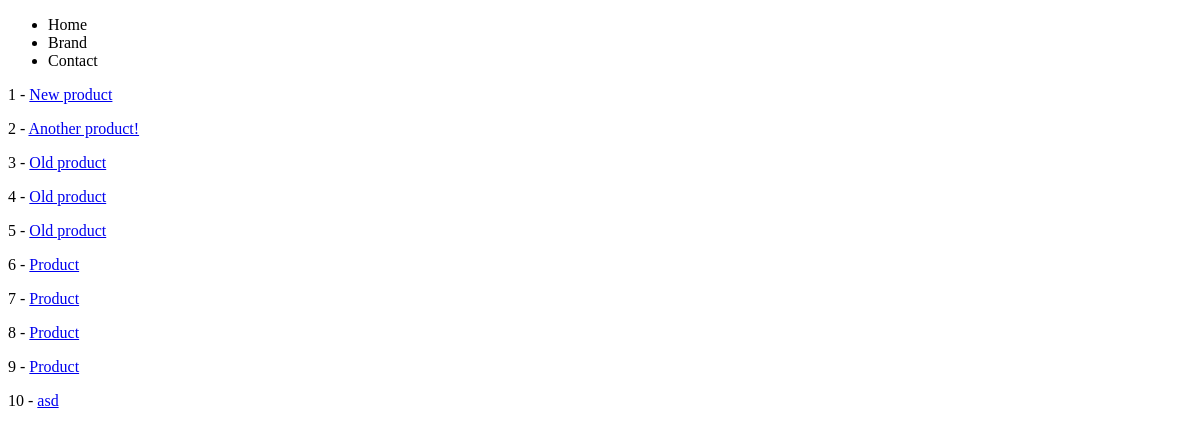
The app's page /products/, older data.
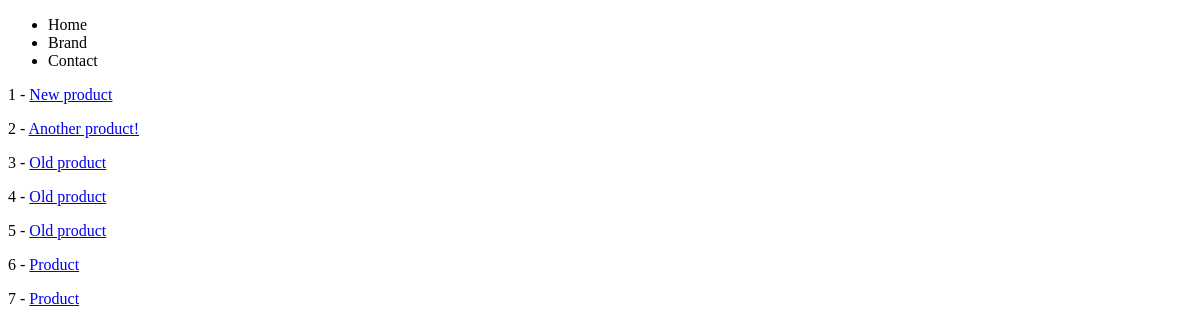
The same page, newer data.
### products/models.py (models this page shows)
class Product(models.Model):
    title = models.CharField(max_length=120)  # max_length -> required
    description = models.TextField(blank=True, null=True)
    price = models.DecimalField(decimal_places=2, max_digits=10000)
    summary = models.TextField(blank=False, null=False)
    featured = models.BooleanField(default=True)
    def get_absolute_url(self):
        return reverse("products:product-detail", kwargs={"id": self.id})  # f"/products/{self.id}/"

### products/views.py (the view)
# urls.py: path("", product_list_view, name='product-list'),
def product_list_view(request):
    query_set = Product.objects.all()
    ctx = {
        "object_list": query_set
    }
    return render(request, "products/product_list.html", ctx)

### products/templates/products/product_list.html
{% extends 'base.html' %}
{% block content %}
{% for instance in object_list %}
    <p>{{ instance.id }} - <a href="{{ instance.get_absolute_url}}">{{ instance.title }}</a></p>
{% endfor %}
{% endblock %}

### templates/base.html (shortened to what this page needs)
<!DOCTYPE html>
<html lang="en">
<head>
</head>
<body>
    {% include 'navbar.html' %}
    {% block content %}{% endblock %}
</body>
</html>

### templates/navbar.html
<nav>
   <ul>
       <li>Home</li>
       <li>Brand</li>
       <li>Contact</li>
   </ul>
</nav>

Row changes from the older to the newer data that the page shows:
removed Product: id "8", title "Product"
removed Product: id "9", title "Product"
removed Product: id "10", title "asd"
